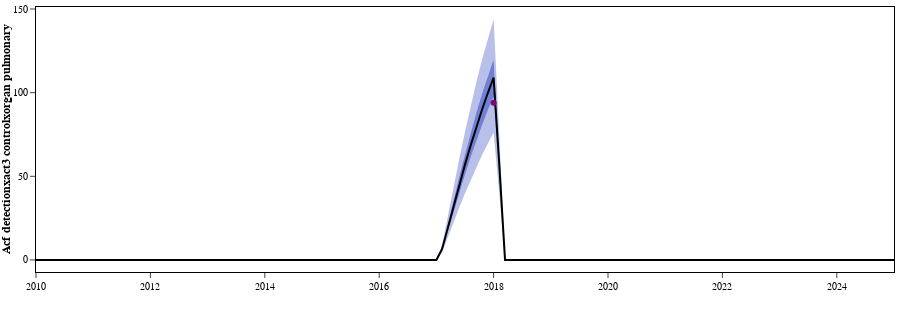

Notebook source saved alongside this figure:
### Code cell
plot_output_ranges(base_quantiles,targets,['acf_detectionXact3_controlXorgan_pulmonary'],1,2010,2025)

### Figure 1 — Plotly figure (JSON) as saved in the notebook; plotly's stock layout.template omitted (floating-point values rounded to 4 significant figures; data arrays with more than 128 entries replaced by an {"elided": "..."} marker saying what was removed)
{"data": [{"fill": "tonexty", "fillcolor": "rgba(0,30,180,0.0)", "line": {"width": 0}, "name": "0.025", "showlegend": false, "type": "scatter", "x": {"elided": "151 float values"}, "xaxis": "x", "y": {"elided": "151 float values"}, "yaxis": "y"}, {"fill": "tonexty", "fillcolor": "rgba(0,30,180,0.27999999999999997)", "line": {"width": 0}, "name": "0.25", "showlegend": false, "type": "scatter", "x": {"elided": "151 float values"}, "xaxis": "x", "y": {"elided": "151 float values"}, "yaxis": "y"}, {"fill": "tonexty", "fillcolor": "rgba(0,30,180,0.5599999999999999)", "line": {"width": 0}, "name": "0.5", "showlegend": false, "type": "scatter", "x": {"elided": "151 float values"}, "xaxis": "x", "y": {"elided": "151 float values"}, "yaxis": "y"}, {"fill": "tonexty", "fillcolor": "rgba(0,30,180,0.5599999999999999)", "line": {"width": 0}, "name": "0.75", "showlegend": false, "type": "scatter", "x": {"elided": "151 float values"}, "xaxis": "x", "y": {"elided": "151 float values"}, "yaxis": "y"}, {"fill": "tonexty", "fillcolor": "rgba(0,30,180,0.27999999999999997)", "line": {"width": 0}, "name": "0.975", "showlegend": false, "type": "scatter", "x": {"elided": "151 float values"}, "xaxis": "x", "y": {"elided": "151 float values"}, "yaxis": "y"}, {"line": {"color": "black"}, "name": "Median", "showlegend": false, "type": "scatter", "x": {"elided": "151 float values"}, "xaxis": "x", "y": {"elided": "151 float values"}, "yaxis": "y"}, {"marker": {"color": "purple", "size": 6}, "mode": "markers", "name": "", "showlegend": false, "type": "scatter", "x": [2018], "xaxis": "x", "y": [94], "yaxis": "y"}], "layout": {"height": 320, "margin": {"b": 40, "l": 10, "r": 5, "t": 5}, "showlegend": false, "xaxis": {"anchor": "y", "domain": [0, 1], "dtick": 2, "range": [2010, 2025], "tick0": 2010, "tickmode": "linear", "title": {"text": ""}}, "yaxis": {"anchor": "x", "domain": [0, 1], "range": [-7.2, 151.2], "title": {"font": {"size": 12}, "standoff": 0, "text": "<b>Acf detectionxact3 controlxorgan pulmonary</b>"}}}}
